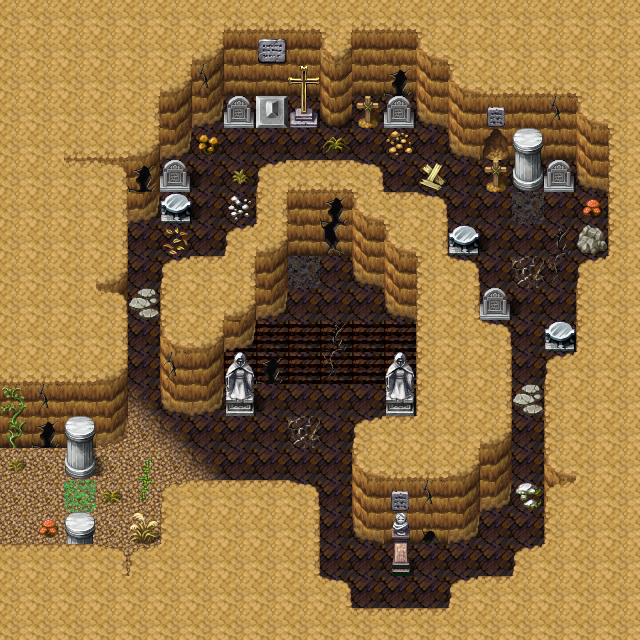

The image is a tile-based game level rendered from a .tmx file. Its description and source (layers, tilesets, objects; grid data summarised) follow:
An orthogonal 20x20 tile map with 32x32 px tiles, 2 tile layers (Ground, Objects), 2 hidden layers not drawn, 40 tilesets and 9 objects (7x spawn, mapchange, key).

<map version="1.0" orientation="orthogonal" width="20" height="20" tilewidth="32" tileheight="32">
 <tileset firstgid="1" name="map_bed_1" tilewidth="32" tileheight="32">
  <image source="../drawable/map_bed_1.png" width="512" height="256" />
 </tileset>
 <tileset firstgid="129" name="map_border_1" tilewidth="32" tileheight="32">
  <image source="../drawable/map_border_1.png" width="512" height="256" />
 </tileset>
 <tileset firstgid="257" name="map_bridge_1" tilewidth="32" tileheight="32">
  <image source="../drawable/map_bridge_1.png" width="512" height="256" />
 </tileset>
 <tileset firstgid="385" name="map_broken_1" tilewidth="32" tileheight="32">
  <image source="../drawable/map_broken_1.png" width="512" height="256" />
 </tileset>
 <tileset firstgid="513" name="map_cavewall_1" tilewidth="32" tileheight="32">
  <image source="../drawable/map_cavewall_1.png" width="576" height="192" />
 </tileset>
 <tileset firstgid="621" name="map_cavewall_2" tilewidth="32" tileheight="32">
  <image source="../drawable/map_cavewall_2.png" width="576" height="192" />
 </tileset>
 <tileset firstgid="729" name="map_cavewall_3" tilewidth="32" tileheight="32">
  <image source="../drawable/map_cavewall_3.png" width="576" height="192" />
 </tileset>
 <tileset firstgid="837" name="map_chair_table_1" tilewidth="32" tileheight="32">
  <image source="../drawable/map_chair_table_1.png" width="512" height="256" />
 </tileset>
 <tileset firstgid="965" name="map_crate_1" tilewidth="32" tileheight="32">
  <image source="../drawable/map_crate_1.png" width="512" height="256" />
 </tileset>
 <tileset firstgid="1093" name="map_cupboard_1" tilewidth="32" tileheight="32">
  <image source="../drawable/map_cupboard_1.png" width="512" height="256" />
 </tileset>
 <tileset firstgid="1221" name="map_curtain_1" tilewidth="32" tileheight="32">
  <image source="../drawable/map_curtain_1.png" width="512" height="256" />
 </tileset>
 <tileset firstgid="1349" name="map_entrance_1" tilewidth="32" tileheight="32">
  <image source="../drawable/map_entrance_1.png" width="512" height="256" />
 </tileset>
 <tileset firstgid="1477" name="map_fence_1" tilewidth="32" tileheight="32">
  <image source="../drawable/map_fence_1.png" width="512" height="256" />
 </tileset>
 <tileset firstgid="1605" name="map_fence_2" tilewidth="32" tileheight="32">
  <image source="../drawable/map_fence_2.png" width="512" height="256" />
 </tileset>
 <tileset firstgid="1733" name="map_ground_1" tilewidth="32" tileheight="32">
  <image source="../drawable/map_ground_1.png" width="512" height="256" />
 </tileset>
 <tileset firstgid="1861" name="map_ground_2" tilewidth="32" tileheight="32">
  <image source="../drawable/map_ground_2.png" width="512" height="256" />
 </tileset>
 <tileset firstgid="1989" name="map_ground_3" tilewidth="32" tileheight="32">
  <image source="../drawable/map_ground_3.png" width="512" height="256" />
 </tileset>
 <tileset firstgid="2117" name="map_ground_4" tilewidth="32" tileheight="32">
  <image source="../drawable/map_ground_4.png" width="512" height="256" />
 </tileset>
 <tileset firstgid="2245" name="map_ground_5" tilewidth="32" tileheight="32">
  <image source="../drawable/map_ground_5.png" width="512" height="256" />
 </tileset>
 <tileset firstgid="2373" name="map_ground_6" tilewidth="32" tileheight="32">
  <image source="../drawable/map_ground_6.png" width="512" height="256" />
 </tileset>
 <tileset firstgid="2501" name="map_ground_7" tilewidth="32" tileheight="32">
  <image source="../drawable/map_ground_7.png" width="512" height="256" />
 </tileset>
 <tileset firstgid="2629" name="map_ground_8" tilewidth="32" tileheight="32">
  <image source="../drawable/map_ground_8.png" width="512" height="256" />
 </tileset>
 <tileset firstgid="2757" name="map_indoor_1" tilewidth="32" tileheight="32">
  <image source="../drawable/map_indoor_1.png" width="512" height="256" />
 </tileset>
 <tileset firstgid="2885" name="map_kitchen_1" tilewidth="32" tileheight="32">
  <image source="../drawable/map_kitchen_1.png" width="512" height="256" />
 </tileset>
 <tileset firstgid="3013" name="map_outdoor_1" tilewidth="32" tileheight="32">
  <image source="../drawable/map_outdoor_1.png" width="512" height="256" />
 </tileset>
 <tileset firstgid="3141" name="map_pillar_1" tilewidth="32" tileheight="32">
  <image source="../drawable/map_pillar_1.png" width="512" height="256" />
 </tileset>
 <tileset firstgid="3269" name="map_plant_1" tilewidth="32" tileheight="32">
  <image source="../drawable/map_plant_1.png" width="512" height="256" />
 </tileset>
 <tileset firstgid="3397" name="map_rock_1" tilewidth="32" tileheight="32">
  <image source="../drawable/map_rock_1.png" width="512" height="256" />
 </tileset>
 <tileset firstgid="3525" name="map_roof_1" tilewidth="32" tileheight="32">
  <image source="../drawable/map_roof_1.png" width="512" height="256" />
 </tileset>
 <tileset firstgid="3653" name="map_roof_2" tilewidth="32" tileheight="32">
  <image source="../drawable/map_roof_2.png" width="512" height="256" />
 </tileset>
 <tileset firstgid="3781" name="map_shop_1" tilewidth="32" tileheight="32">
  <image source="../drawable/map_shop_1.png" width="512" height="256" />
 </tileset>
 <tileset firstgid="3909" name="map_sign_ladder_1" tilewidth="32" tileheight="32">
  <image source="../drawable/map_sign_ladder_1.png" width="512" height="256" />
 </tileset>
 <tileset firstgid="4037" name="map_table_1" tilewidth="32" tileheight="32">
  <image source="../drawable/map_table_1.png" width="512" height="256" />
 </tileset>
 <tileset firstgid="4165" name="map_trail_1" tilewidth="32" tileheight="32">
  <image source="../drawable/map_trail_1.png" width="512" height="256" />
 </tileset>
 <tileset firstgid="4293" name="map_tree_1" tilewidth="32" tileheight="32">
  <image source="../drawable/map_tree_1.png" width="512" height="256" />
 </tileset>
 <tileset firstgid="4421" name="map_wall_1" tilewidth="32" tileheight="32">
  <image source="../drawable/map_wall_1.png" width="512" height="256" />
 </tileset>
 <tileset firstgid="4549" name="map_wall_2" tilewidth="32" tileheight="32">
  <image source="../drawable/map_wall_2.png" width="480" height="256" />
 </tileset>
 <tileset firstgid="4669" name="map_wall_3" tilewidth="32" tileheight="32">
  <image source="../drawable/map_wall_3.png" width="480" height="256" />
 </tileset>
 <tileset firstgid="4789" name="map_window_1" tilewidth="32" tileheight="32">
  <image source="../drawable/map_window_1.png" width="512" height="256" />
 </tileset>
 <tileset firstgid="4917" name="map_window_2" tilewidth="32" tileheight="32">
  <image source="../drawable/map_window_2.png" width="512" height="256" />
 </tileset>
 <layer name="Ground" width="20" height="20">
  <data>[400 cells, 400 non-empty, 18 distinct tile ids]</data>
 </layer>
 <layer name="Objects" width="20" height="20">
  <data>[400 cells, 117 non-empty, 47 distinct tile ids]</data>
 </layer>
 <layer name="Above" width="20" height="20" visible="0">
  <data>[400 cells, 400 non-empty, 1 distinct tile ids]</data>
 </layer>
 <layer name="Walkable" width="20" height="20" visible="0">
  <data>[400 cells, 303 non-empty, 1 distinct tile ids]</data>
 </layer>
 <objectgroup name="Mapevents" width="20" height="20">
  <object name="west" type="mapchange" x="0" y="448" width="32" height="96">
   <properties>
    <property name="map" value="lodarcave4" />
    <property name="place" value="east" />
   </properties>
  </object>
 </objectgroup>
 <objectgroup name="Spawn" width="20" height="20">
  <object name="hirazinn" type="spawn" x="288" y="256" width="64" height="64" />
  </objectgroup>
 <objectgroup name="Spawn_bats" width="20" height="20" visible="0">
  <!-- 1 objects omitted --></objectgroup>
 <objectgroup name="Keys" width="20" height="20">
  <!-- 1 objects omitted --></objectgroup>
</map>
<!-- 7 of 9 objects omitted -->
